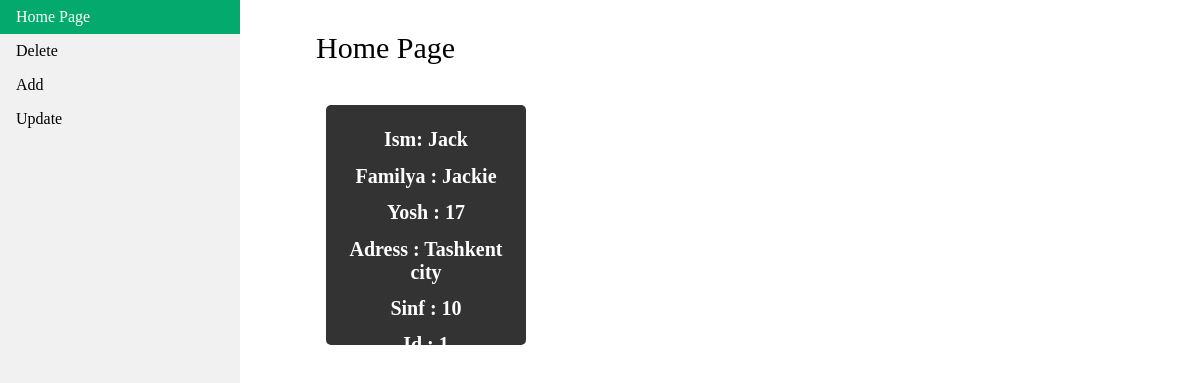
The app's page /student/home/ with its own data.
### Student/models.py (models this page shows)
class Student(models.Model):
    ism = models.CharField(max_length=45)
    familya = models.CharField(max_length=45)
    adress = models.CharField(max_length=45)
    yosh = models.IntegerField()
    sinf = models.IntegerField()

### Student/views.py (the view)
# urls.py: path('student/home/' , bosh_ekran),
def bosh_ekran(request):
    student_list = {
        'studentlar' : Student.objects.all(),
    }
    return render(request , 'bosh_ekran.html' , student_list)

### Student/templates/bosh_ekran.html (shortened to what this page needs)
<!DOCTYPE html>
<html>
    <head>
    </head>
    <body>
    <ul>
        <li><a class="active" href="/student/home"> Home Page</a></li>
        <li><a href="/student/delete">Delete</a></li>
        <li><a href="/student/add">Add</a></li>
        <li><a href="/student/update">Update</a></li>
    </ul>
        <div class="h">
        <p>Home Page</p>
            {% for i in studentlar %}
            <div class = "d">
                <h1>Ism: {{i.ism}}</h1>
                <h1>Familya : {{i.familya}}</h1>
                <h1>Yosh : {{i.yosh}}</h1>
                <h1>Adress : {{i.adress}}</h1>
                <h1>Sinf : {{i.sinf}}</h1>
                <h1>Id : {{i.id}}</h1>
            </div>
            {% endfor %}
        </div>
    </body>
</html>

### Student/templates/bosh_ekran.html (style rules this page uses)
body { margin: 0; padding:0; font-family: San-Serif; }
ul { list-style-type: none; margin: 0; padding: 0; width: 20%; background-color: #f1f1f1; position: fixed; height: 100%; overflow: auto; }
li a { display: block; color: #000; padding: 8px 16px; text-decoration: none; }
li a.active { background-color: #04AA6D; color: white; }
.h { margin-left:25%; padding:1px 16px; height:1000px; }
.h p { font-size:30px; font-family: San-Serif; }
div .d { width : 180px; height: 220px; padding: 10px; font-size:10px; background-color:#333; color: #fff; margin:10px; border-radius:5px; float:left; position:sticky; text-align:center; }

### records on screen
Student: ism "Jack", familya "Jackie", yosh "17", adress "Tashkent city", sinf "10", id "1"
